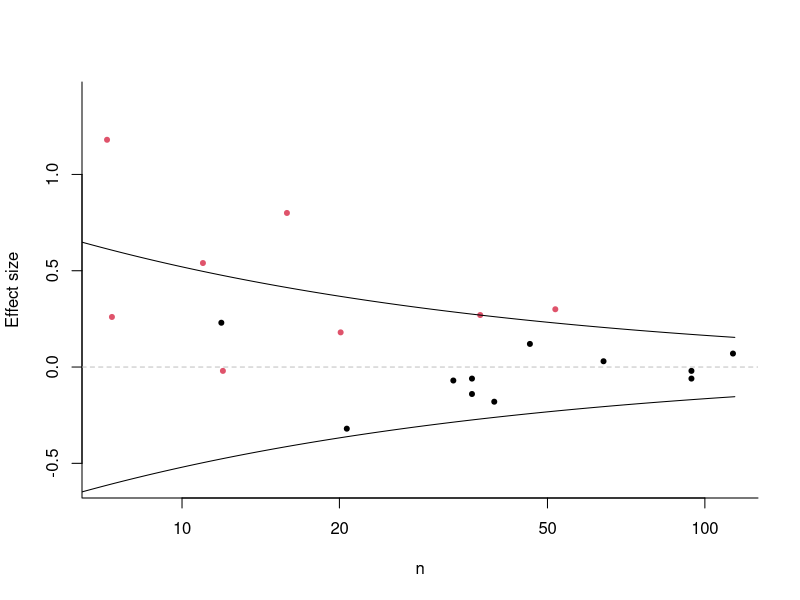

Write R code to recreate this figure. (Note: this script raises an error after producing the figure.)
teacher = readr::read_csv("data/teacherexpectancy.txt")

cutoff = qnorm(0.95)
data = data.frame(z = teacher$d/teacher$sd,
                  d = teacher$d,
                  sd = teacher$sd,
                  M = 1/teacher$sd^2,
                  lower = rep(cutoff, nrow(teacher)),
                  upper = rep(0, nrow(teacher)),
                  dist_indices = rep(5, nrow(teacher)),
                  type = as.factor(teacher$weaks < 2))

data$dist_indices[data$z < cutoff] = 10



## =============================================================================
## First plot
## =============================================================================

x = seq(0, max(data$M) + 1, by = 0.1)
plot(data$M, data$d, col = data$type, pch = 20, xlab = "n",
     ylab = "Effect size", bty = "l", log = "x", ylim = c(-0.6, 1.4))
abline(h = 0, col = "grey", lty = 2)
lines(x, cutoff/sqrt(x))
lines(x, -cutoff/sqrt(x))




## =============================================================================
## With p-hacking
## =============================================================================

formula = z ~ normal(mean ~ 1,
                     sd  ~ 1,
                     p ~ 1)

priors = list(mean = list((Intercept) ~ normal(0, 1)),
              sd   = list((Intercept) ~ gamma(1, 20)),
              p    = list((Intercept) ~ beta(1, 1)))

straussR(formula = formula, data = data, priors = priors, chains = 1,
         control = list(adapt_delta = 0.999)) ->
  teacher_mixed


## =============================================================================
## Without p-hacking
## =============================================================================

data$dist_indices = 20
formula = z ~ normal(mean ~ 1, sd  ~ 1)

priors = list(mean = list((Intercept) ~ normal(0, 1)),
              sd   = list((Intercept) ~ gamma(1, 20)))

straussR(formula = formula, data = data, priors = priors, chains = 1,
         control = list(adapt_delta = 0.999)) ->
  teacher_good



## =============================================================================
## With p-hacking (2)
## =============================================================================

formula = z ~ normal(mean ~ 1 + type,
                     sd  ~ 1,
                     p ~ 1)

priors = list(mean = list((Intercept) ~ normal(0, 1),
                          type ~ normal(0, 1)),
              sd   = list((Intercept) ~ gamma(1, 20)),
              p    = list((Intercept) ~ beta(1, 1)))

straussR(formula = formula, data = data, priors = priors, chains = 1,
         control = list(adapt_delta = 0.999)) ->
  teacher_mixed_2


## =============================================================================
## Without p-hacking (2)
## =============================================================================

data$dist_indices = 20
formula = z ~ normal(mean ~ 1 + type, sd  ~ 1)

priors = list(mean = list((Intercept) ~ normal(0, 1),
                          type ~ normal(0, 1)),
              sd   = list((Intercept) ~ gamma(1, 20)))

straussR(formula = formula, data = data, priors = priors, chains = 1,
         control = list(adapt_delta = 0.999)) ->
  teacher_good_2


## =============================================================================
## With p-hacking (3)
## =============================================================================

formula = z ~ fixed(mean ~ 1 + type,
                    p ~ 1)

priors = list(mean = list((Intercept) ~ normal(0, 1),
                          type ~ normal(0, 1)),
              p    = list((Intercept) ~ beta(1, 1)))

straussR(formula = formula, data = data, priors = priors, chains = 1,
         control = list(adapt_delta = 0.999)) ->
  teacher_fixed


## =============================================================================
## Without p-hacking (3)
## =============================================================================

data$dist_indices = 20
formula = z ~ fixed(mean ~ 1 + type)

priors = list(mean = list((Intercept) ~ normal(0, 1),
                          type ~ normal(0, 1)))

straussR(formula = formula, data = data, priors = priors, chains = 1,
         control = list(adapt_delta = 0.999)) ->
  teacher_fixed_good


## =============================================================================
## With p-hacking (4)
## =============================================================================

formula = z ~ fixed(mean ~ 1,
                    p ~ 1)

priors = list(mean = list((Intercept) ~ normal(0, 1)),
              p    = list((Intercept) ~ beta(1, 1)))

straussR(formula = formula, data = data, priors = priors, chains = 1,
         control = list(adapt_delta = 0.999)) ->
  teacher_fixed_2


## =============================================================================
## Without p-hacking (4)
## =============================================================================
data$dist_indices = 20
formula = z ~ fixed(mean ~ 1)

priors = list(mean = list((Intercept) ~ normal(0, 1)))

straussR(formula = formula, data = data, priors = priors, chains = 1,
         control = list(adapt_delta = 0.999)) ->
  teacher_fixed_good_2